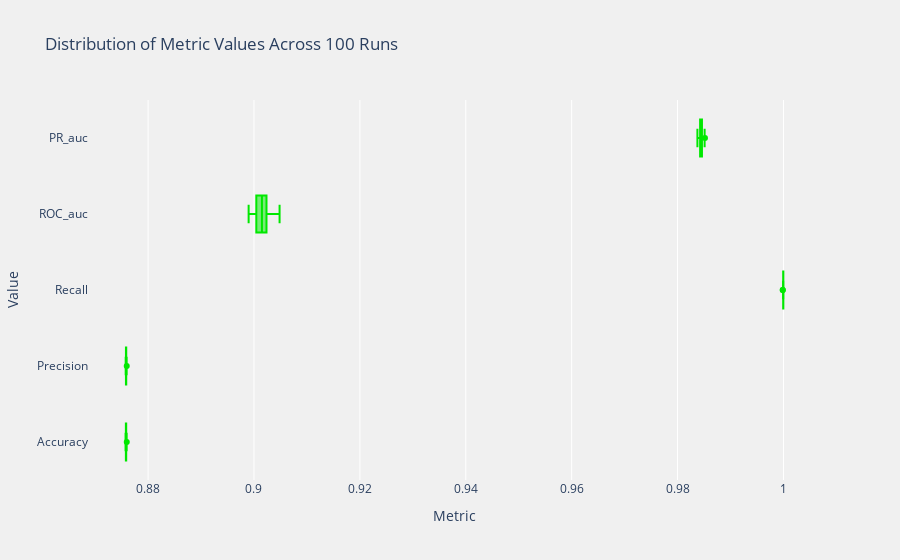

The cell this chart's notebook holds for it:
### Code cell
# Model #2
lgbm_experiment_2 = run_experiment(new_df, model_class = LGBMClassifier, **optimal_2)
print_results(lgbm_experiment_2, color = '#00E800')

### Figure 1 — Plotly figure (JSON) as saved in the notebook; plotly's stock layout.template omitted (floating-point values rounded to 4 significant figures; data arrays with more than 128 entries replaced by an {"elided": "..."} marker saying what was removed)
{"data": [{"alignmentgroup": "True", "hovertemplate": "value=%{x}<br>metric=%{y}<extra></extra>", "legendgroup": "", "marker": {"color": "#00E800"}, "name": "", "notched": false, "offsetgroup": "", "orientation": "h", "showlegend": false, "type": "box", "x": {"elided": "500 float values"}, "x0": " ", "xaxis": "x", "y": {"elided": "500 str values"}, "y0": " ", "yaxis": "y"}], "layout": {"boxmode": "group", "legend": {"tracegroupgap": 0}, "paper_bgcolor": "rgba(240, 240, 240, 100)", "plot_bgcolor": "rgba(0, 0, 0, 00)", "title": {"text": "Distribution of Metric Values Across 100 Runs"}, "xaxis": {"anchor": "y", "domain": [0, 1], "title": {"text": "Metric"}}, "yaxis": {"anchor": "x", "domain": [0, 1], "title": {"text": "Value"}}}}
